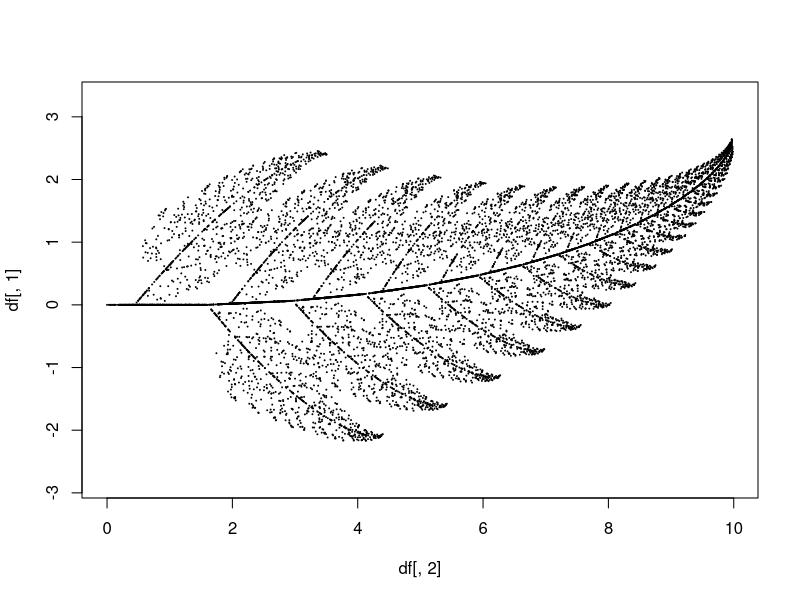

The R script that drew this image:
iter = 10000
p = runif(iter)
coord = matrix(c(0, 0), ncol = 1)
df = rbind(data.frame(), t(coord))
dis = c(0.05, 0.81, 0.07)
for (i in 1:iter) {
        if (p[i] <= dis[1]) {
                m = matrix(c(0, 0, 0, 0.16), nrow = 2, ncol = 2)
                const = matrix(c(0, 0), ncol = 1)
        } else if (p[i] > dis[1] && p[i] <= dis[1] + dis[2]) {
                m = matrix(c(0.85, -0.04, 0.04, 0.85), nrow = 2, ncol = 2)
                const = matrix(c(0, 1.6), ncol = 1)
        } else if (p[i] > dis[1] + dis[2] && p[i] <= sum(dis)) {
                m = matrix(c(0.2, 0.23, -0.26, 0.22), nrow = 2, ncol = 2)
                const = matrix(c(0, 1.6), ncol = 1)
        } else {
                m = matrix(c(-0.15, 0.26, 0.28, 0.24), nrow = 2, ncol = 2)
                const = matrix(c(0, 0.44), ncol = 1)
        }
        coord = m %*% coord + const
        df = rbind(df, t(coord))
}

plot(x = df[, 2], y = df[, 1], plt = c(0, 10, -5, 5), cex = 0.1, asp = 1)
